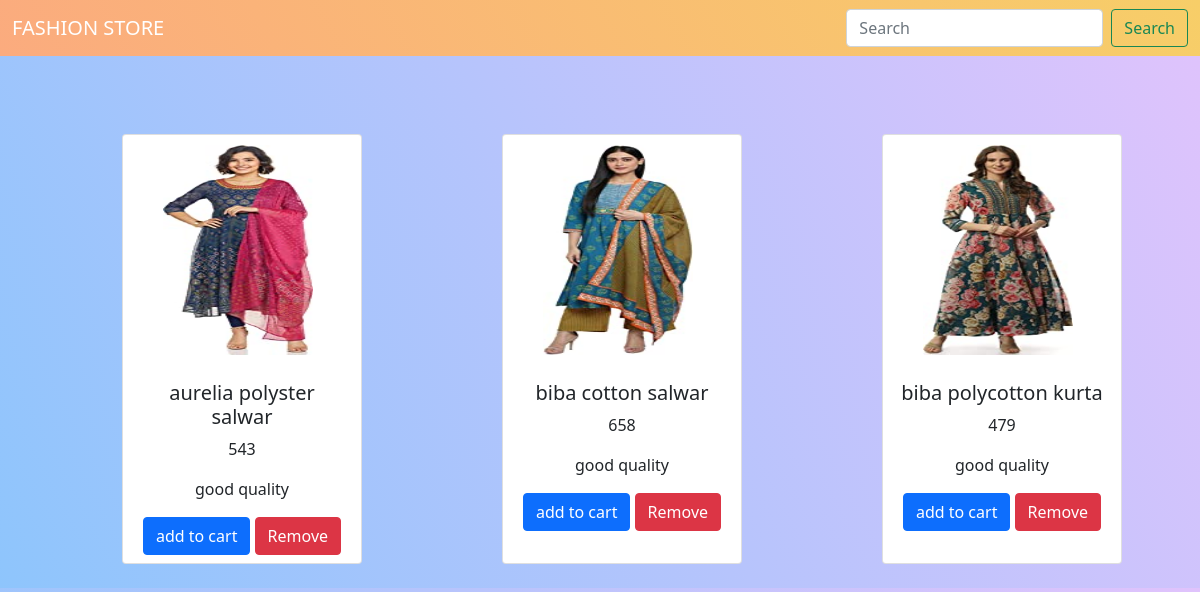
Screenshot of /myapp/wishlistdisplay/ (signed in) with the database file from the repository.
### myapp/models.py (models this page shows, shortened)
class wishlist(models.Model):
    user_id = models.IntegerField()
    productname = models.CharField(max_length=30)
    price = models.IntegerField()
    discription = models.CharField(max_length=100)
    image = models.FileField()

### myapp/views.py (the view)
# urls.py: path('wishlistdisplay/',wishlistdisplay),
def wishlistdisplay(request):
    u_id= request.session['uid']
    a=wishlist.objects.all()
    imagepd = []
    name = []
    pr = []
    des = []
    id = []
    user_id = []
    for i in a:
        id1 = i.id
        id.append(id1)
        im = i.image
        imagepd.append(str(im).split('/')[-1])
        nm = i.productname
        name.append(nm)
        prs = i.price
        pr.append(prs)
        dcrn = i.discription
        des.append(dcrn)
        us_id = i.user_id
        user_id.append(us_id)
    mylist = zip(imagepd, name, pr, des,id, user_id)
    return render(request, 'wishlist.html', {'mylist': mylist, 'u_id': u_id})

### myapp/templates/wishlist.html (shortened to what this page needs)
<!DOCTYPE html>
<html lang="en">
{% load static %}
<head>
    <link href="https://cdn.jsdelivr.net/npm/bootstrap@5.0.2/dist/css/bootstrap.min.css" rel="stylesheet">
</head>
<body style="background-color: #8EC5FC;
            background-image: linear-gradient(62deg, #8EC5FC 0%, #E0C3FC 100%);
">
<nav class="navbar navbar-light" style=" background-color: #FBAB7E;
background-image: linear-gradient(62deg, #FBAB7E 0%, #F7CE68 100%);">
  <div class="container-fluid">
    <a class="navbar-brand" style="color:white;">FASHION STORE</a>
    <form class="d-flex">
      <input class="form-control me-2" type="search" placeholder="Search" aria-label="Search">
      <button class="btn btn-outline-success" type="submit">Search</button>
    </form>
  </div>
</nav>
<div class="container mt-5">
    <div class="row">
        {% for i,j,k,l,m,n in mylist %}
        {% if n == u_id %}
          <div class="col-sm-12 col-lg-4 d-flex justify-content-centre text-center text-center pb-4">
              <div class="card" style="width: 15rem;height: 430px; margin-left:80px; margin-top:30px">
                  <img src="/static/{{i}}" style="width:200px; height:230px;  padding:10px; padding-left:40px;" class="card-img-top" alt="..." >
                  <div class="card-body">
                    <h5 class="card-title">{{j}}</h5>
                    <p class="card-text">{{k}}</p>
                      <p class="card-text"> {{l}}</p>
                    <a href="" class="btn btn-primary">add to cart</a>
                      <a href="http://127.0.0.1:8000/myapp/wishlistremove/{{m}}" class="btn btn-danger" style="">Remove</a>
                  </div>
              </div>
          </div>
        {% endif %}
        {% endfor %}
    </div>
</div>
</body>
</html>

### rows the page displays
wishlist: mylist "aurelia polyster salwar", mylist "good quality"
wishlist: mylist "biba cotton salwar", mylist "good quality"
wishlist: mylist "biba polycotton kurta", mylist "good quality"

### other values shown
{{ k }} "543" "658" "479"
